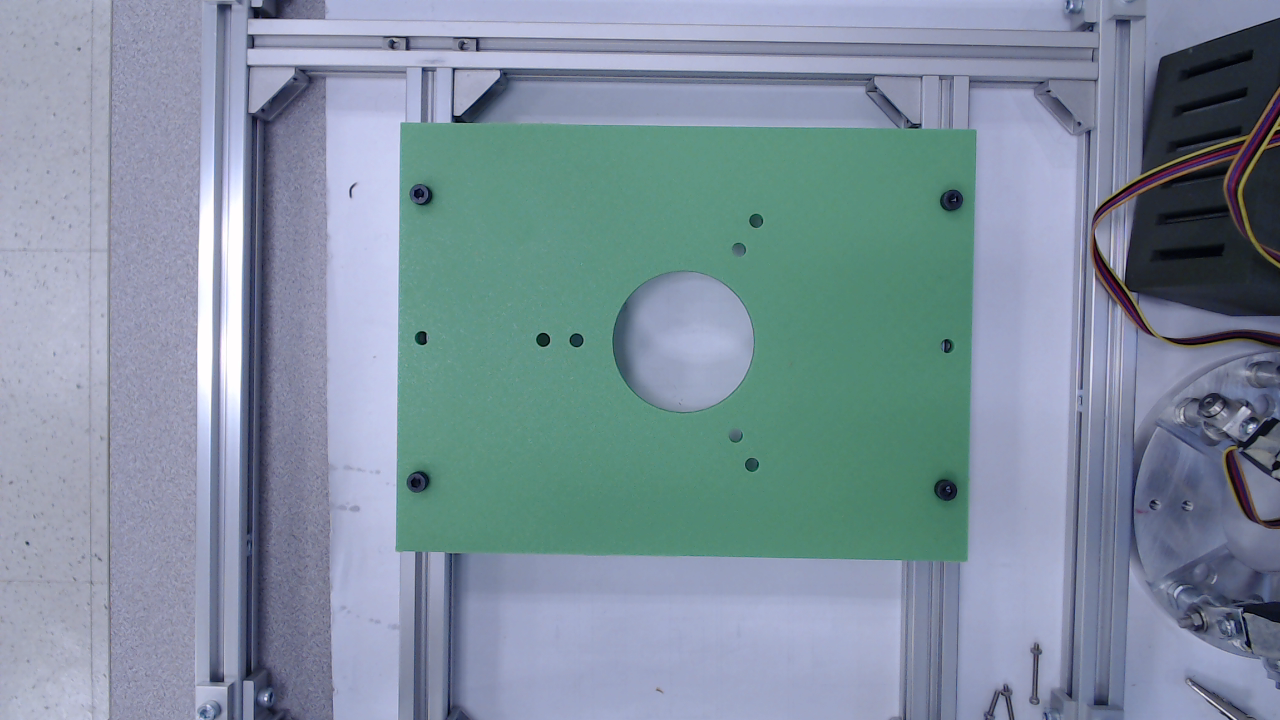
#> input picture RobotBaseDetection/final.png, 1280 x 720 px
$ python -i findTransformationRobotBaseToCam4.py   (imports and definitions only)
#> lines starting #> are read from the running program, lines starting #| are printed output that depends on the picture; after the words box and inside, x2 and y2 are one past the last pixel; in counts of white or black regions, pixels touching at a corner belong together
#> further down, picture is the input picture: shape (720, 1280, 3); mean B, G, R 157.6, 143.3, 126.1
import os
import pickle
import cv2
import numpy as np

# ---------- User settings ----------
#IMAGE_PATH = "greenBase5-720p.jpg"
IMAGE_PATH = "final.png"
# How many clicks we expect (X1,X2,Y1,Y2,Center)
LABELS = ["TopLeft", "MidLeft", "BotLeft", "TopRight", "MidRight", "BotRight", "h1", "h2", "j1", "j2"]
# -----------------------------------

selected_points = []          # raw pixel coords where user clicked
clicked_overlay = None        # image to draw live click markers on
selection_done = False        # set True when finished
current_label_idx = 0

def detect_circles(img):
    """Return Nx3 array of circles (x,y,r) or None if none found."""
    greyimg = cv2.cvtColor(img, cv2.COLOR_BGR2GRAY)
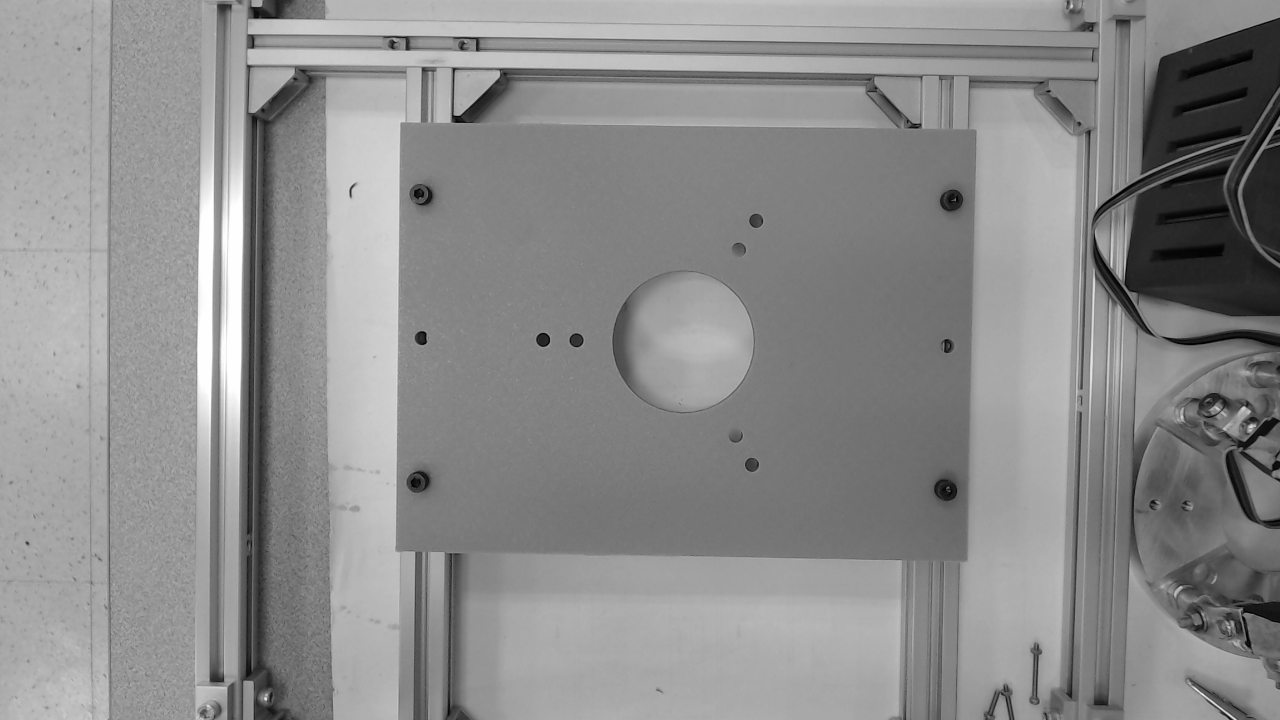
#> greyimg: shape (720, 1280); min 0, max 255, mean 139.8
    blurred = cv2.GaussianBlur(greyimg, (1, 1), 3)
    circles = cv2.HoughCircles(
        blurred, cv2.HOUGH_GRADIENT_ALT, dp=1.3, minDist=3,
        param1=200, param2=0.7, minRadius=0, maxRadius=0
    )
#> circles = 71 rows, first 8: [861.9, 312, 259.2], [1254.5, 192.4, 168.2], [1220.7, 257.4, 109.1], [1220.7, 250.9, 107.4], [1167.4, 270.4, 89.74], [1190.8, 254.8, 89.16], [1179.1, 275.6, 100.1], [1201.2, 219.7, 115.7]
    if circles is None:
        return None
    # convert to Nx3 float32
    circles = np.squeeze(circles).astype(np.float32)
    if circles.ndim == 1:
        circles = circles[np.newaxis, :]
    return circles  # shape (N,3): x,y,r

# [17 lines left out: function mouse_callback, not called in this run]

def user_circle_selection(base_img):
    """Show detected circles, let user click 5 points in order, then display final annotated result."""
    global clicked_overlay, selected_points, selection_done, current_label_idx

    # reset
    selected_points = []
    current_label_idx = 0
    selection_done = False

    img = base_img.copy()
    detected = detect_circles(img)
#> detected has the same summary as circles in detect_circles

    # Draw detected circles (green) and indexes (white)
    if detected is not None and len(detected) > 0:
        # convert to ints for drawing
        det_int = np.round(detected).astype(np.int32)
#> det_int = 71 rows, first 8: [862, 312, 259], [1254, 192, 168], [1221, 257, 109], [1221, 251, 107], [1167, 270, 90], [1191, 255, 89], [1179, 276, 100], [1201, 220, 116]
        for i, (cx, cy, r) in enumerate(det_int):
            cv2.circle(img, (int(cx), int(cy)), int(r), (0, 255, 0), 2)
            cv2.circle(img, (int(cx), int(cy)), 2, (0, 0, 255), 3)
            cv2.putText(img, str(i), (int(cx) + 6, int(cy) - 6),
                        cv2.FONT_HERSHEY_SIMPLEX, 0.5, (255, 255, 255), 1)
#> this loop made 71 passes
#> (cx, cy, r) on passes 1 to 12: (862, 312, 259), (1254, 192, 168), (1221, 257, 109), (1221, 251, 107), (1167, 270, 90), (1191, 255, 89), (1179, 276, 100), (1201, 220, 116), (1197, 254, 82), (1214, 264, 94), (1169, 247, 71), (1201, 235, 78)
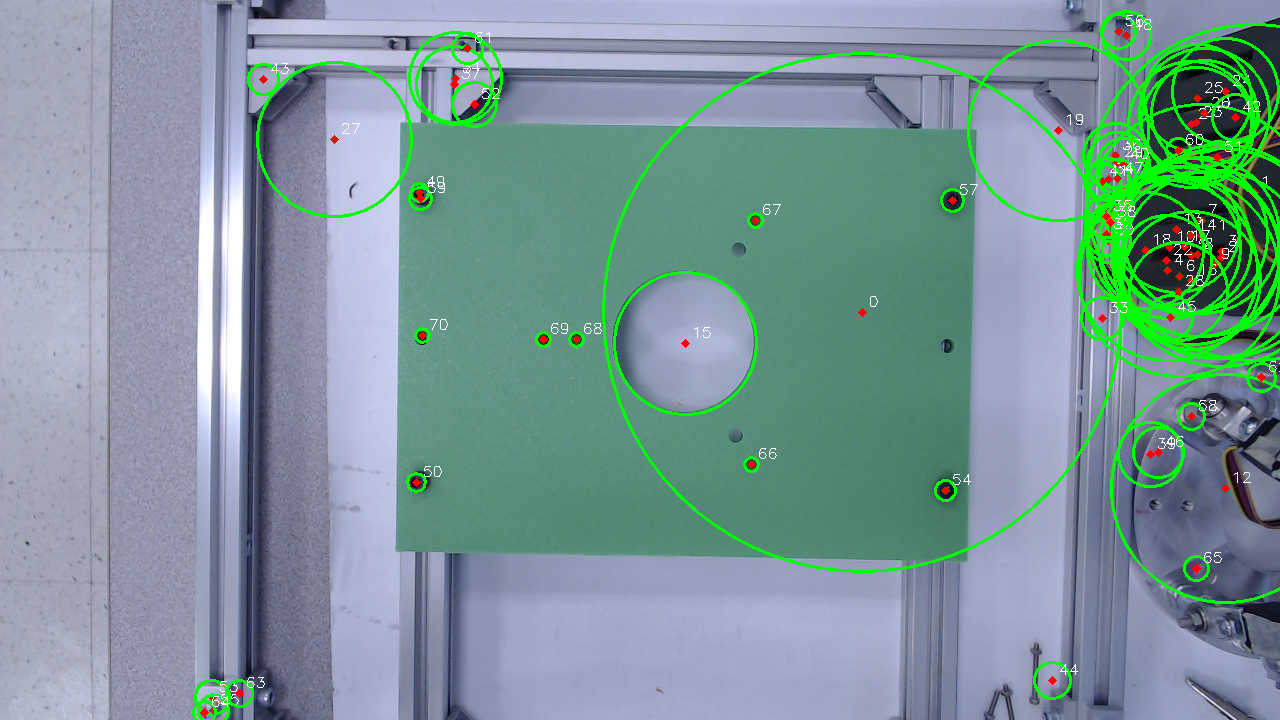
#> img: shape (720, 1280, 3); 5.22% of pixels changed, all inside (x1, y1, x2, y2) = (192, 10, 1280, 720)
        print(f"Detected {len(detected)} circles. Click these 8 points in order:")
#| Detected 71 circles. Click these 8 points in order:
    else:
        print("No circles detected by Hough. You can still click manually.")
        detected = None

    print("  1) top left corner")
    print("  2) middle left")
    print("  3) bottom left corner")
    print("  4) top right corner")
    print("  5) middle right")
    print("  6) bottom right corner")
    print("  7) left hand side base attachment pt")
    print("  6) closer attachment point to middle hole")
    print("Click with left mouse button. Press ESC anytime to cancel.")

    # Make an overlay copy for drawing click markers so we can still re-show unmodified image
    clicked_overlay = img.copy()
    window_name = "Select Circles (click 8)"
    cv2.namedWindow(window_name, cv2.WINDOW_NORMAL)
    cv2.imshow(window_name, clicked_overlay)
    cv2.setMouseCallback(window_name, mouse_callback, clicked_overlay)

    # Main GUI loop — update display until user has clicked or pressed ESC
    while True:
        cv2.imshow(window_name, clicked_overlay)
        key = cv2.waitKey(20) & 0xFF
#> (key Esc is pressed here)
        if key == 27:  # ESC cancels
            print("Selection cancelled by user (ESC).")
            break
        if selection_done:
            break

    # Finalize: show final annotated image with both clicks and nearest detected centers (if available)
    final = img.copy()

    # Draw clicked points (red) and labels (green)
    for idx, pt in enumerate(selected_points):
        cv2.circle(final, pt, 6, (0, 0, 255), -1)
        cv2.putText(final, LABELS[idx], (pt[0] + 8, pt[1] - 8),
                    cv2.FONT_HERSHEY_SIMPLEX, 0.6, (0, 255, 0), 2)

    # If detected circles exist, match each clicked point to the nearest detected circle center
    matched_centers = []
    if detected is not None:
        centers = detected[:, :2]  # Nx2
#> centers = 71 pairs, first value 204.1 to 1261, second value 31.2 to 712.4
        for pt in selected_points:
            pt_arr = np.array(pt, dtype=np.float32)
            dists = np.linalg.norm(centers - pt_arr, axis=1)
            idx_near = int(np.argmin(dists))
            matched_centers.append(tuple(map(int, centers[idx_near])))
            # draw matched center as cyan circle and label its index
            cx, cy = matched_centers[-1]
            cv2.circle(final, (cx, cy), 6, (255, 255, 0), 2)
            cv2.putText(final, f"C{idx_near}", (cx - 20, cy + 20),
                        cv2.FONT_HERSHEY_SIMPLEX, 0.5, (255, 255, 0), 1)
#> after the loop, matched_centers = []
        print("\nNearest detected circle centers to your clicks (if any):")
        for lab, click_pt, center_pt in zip(LABELS, selected_points, matched_centers):
            print(f" {lab}: clicked {click_pt} -> matched center {center_pt}")
#> this loop made 0 passes
    else:
        print("\nNo detected circle centers to match; using clicked pixel coords only.")

    # Show final annotated image until keypress
    final_win = "Final Selection (press any key to close)"
    cv2.namedWindow(final_win, cv2.WINDOW_NORMAL)
    cv2.imshow(final_win, final)
    cv2.waitKey(0)
    return matched_centers, detected

# [210 lines left out: functions simple_fit_line, camera_robot_calibration_show_clicks, drawAxes, visualization, read_params, main, not called in this run]


# [2 lines not run here, left out]

>>> import cv2
>>> picture = cv2.imread('final.png')
>>> result = user_circle_selection(picture)

$ run again, on RobotBaseDetection/greenBase5-720p.jpg
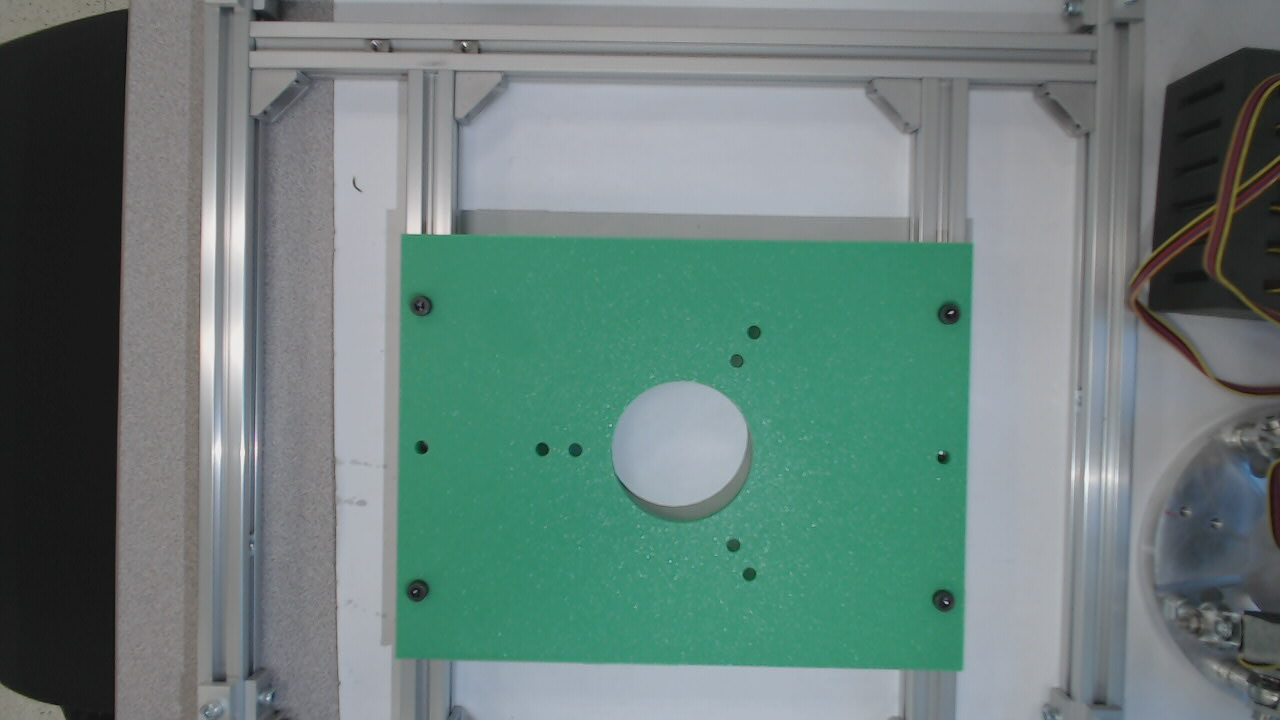
#> input picture RobotBaseDetection/greenBase5-720p.jpg, 1280 x 720 px
#> picture is the input picture: shape (720, 1280, 3); mean B, G, R 122.6, 127, 105.7
#> in detect_circles, `greyimg = cv2.cvtColor(img, cv2.COLOR_BGR2GRAY)`:
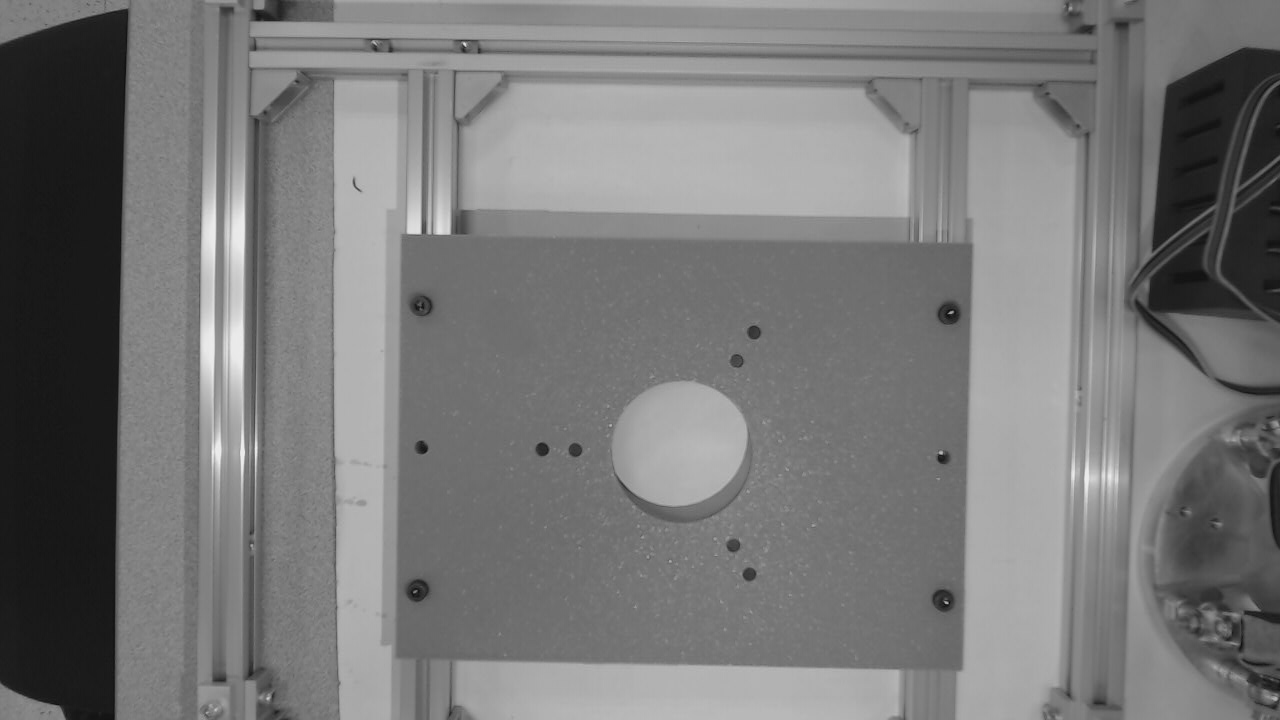
#> greyimg: shape (720, 1280); min 13, max 238, mean 120.1
#> circles = 24 rows, first 8: [696.8, 327.6, 293.3], [661.7, 269.1, 255.5], [1002.3, 176.8, 92.93], [340.6, 148.2, 88.65], [686.4, 451.1, 69.26], [540.8, 159.9, 82.49], [527.8, 141.7, 69.33], [990.6, 169, 81.65]
#> detected has the same summary as circles in detect_circles
#> det_int = 24 rows, first 8: [697, 328, 293], [662, 269, 255], [1002, 177, 93], [341, 148, 89], [686, 451, 69], [541, 160, 82], [528, 142, 69], [991, 169, 82]
#> the loop in user_circle_selection, `for i, (cx, cy, r) in enumerate(det_int):` made 24 passes
#> after the loop in user_circle_selection, `for i, (cx, cy, r) in enumerate(det_int):`:
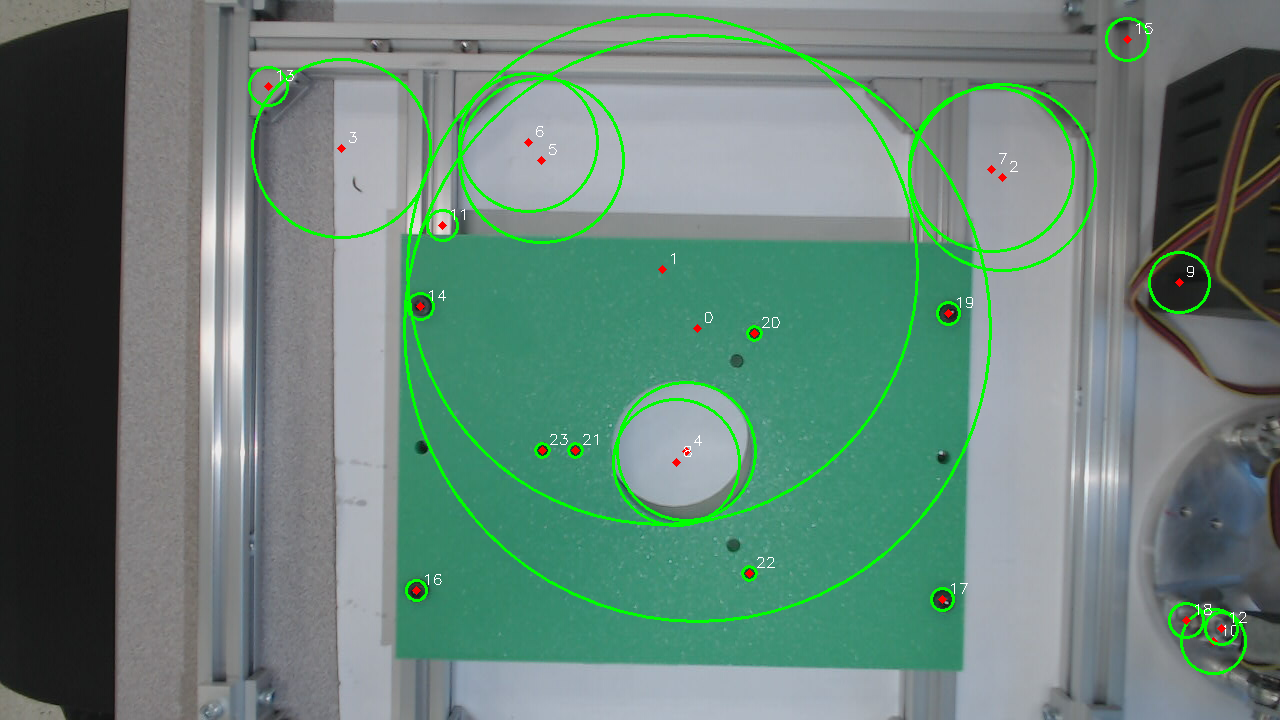
#> img: shape (720, 1280, 3); 2.75% of pixels changed, all inside (x1, y1, x2, y2) = (248, 13, 1247, 675)
#| Detected 24 circles. Click these 8 points in order:
#> centers = 24 rows, first 8: [696.8, 327.6], [661.7, 269.1], [1002.3, 176.8], [340.6, 148.2], [686.4, 451.1], [540.8, 159.9], [527.8, 141.7], [990.6, 169]
#> after the loop in user_circle_selection, `for pt in selected_points:`: matched_centers = []
